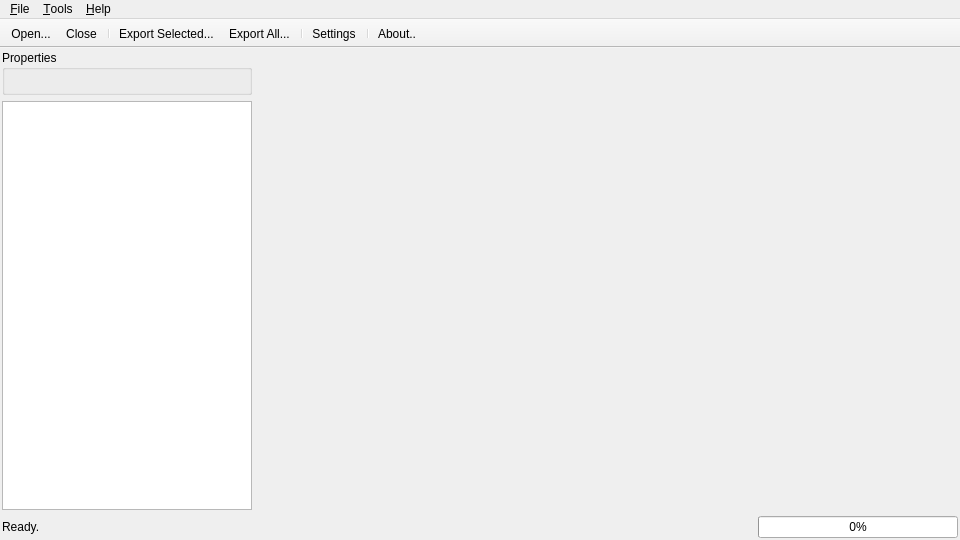
<?xml version="1.0" encoding="UTF-8"?>
<ui version="4.0">
 <class>MainWindow</class>
 <widget class="QMainWindow" name="MainWindow">
  <property name="geometry">
   <rect>
    <x>0</x>
    <y>0</y>
    <width>960</width>
    <height>540</height>
   </rect>
  </property>
  <property name="minimumSize">
   <size>
    <width>480</width>
    <height>360</height>
   </size>
  </property>
  <property name="contextMenuPolicy">
   <enum>Qt::NoContextMenu</enum>
  </property>
  <property name="acceptDrops">
   <bool>true</bool>
  </property>
  <property name="windowTitle">
   <string>Swiff Spy</string>
  </property>
  <property name="documentMode">
   <bool>true</bool>
  </property>
  <widget class="QWidget" name="centralWidget">
   <layout class="QGridLayout" name="gridLayout">
    <property name="margin">
     <number>2</number>
    </property>
    <item row="0" column="0">
     <widget class="QGroupBox" name="gbProperties">
      <property name="sizePolicy">
       <sizepolicy hsizetype="Preferred" vsizetype="Maximum">
        <horstretch>0</horstretch>
        <verstretch>0</verstretch>
       </sizepolicy>
      </property>
      <property name="maximumSize">
       <size>
        <width>250</width>
        <height>16777215</height>
       </size>
      </property>
      <property name="title">
       <string>Properties</string>
      </property>
      <layout class="QFormLayout" name="layoutProperties">
       <property name="fieldGrowthPolicy">
        <enum>QFormLayout::ExpandingFieldsGrow</enum>
       </property>
      </layout>
     </widget>
    </item>
    <item row="0" column="1" rowspan="2">
     <widget class="PreviewWidget" name="pwMain" native="true">
      <property name="sizePolicy">
       <sizepolicy hsizetype="Expanding" vsizetype="Expanding">
        <horstretch>0</horstretch>
        <verstretch>0</verstretch>
       </sizepolicy>
      </property>
     </widget>
    </item>
    <item row="1" column="0">
     <widget class="QTreeWidget" name="twItems">
      <property name="sizePolicy">
       <sizepolicy hsizetype="Preferred" vsizetype="Expanding">
        <horstretch>0</horstretch>
        <verstretch>0</verstretch>
       </sizepolicy>
      </property>
      <property name="maximumSize">
       <size>
        <width>250</width>
        <height>16777215</height>
       </size>
      </property>
      <property name="selectionMode">
       <enum>QAbstractItemView::ExtendedSelection</enum>
      </property>
      <property name="iconSize">
       <size>
        <width>32</width>
        <height>32</height>
       </size>
      </property>
      <attribute name="headerVisible">
       <bool>false</bool>
      </attribute>
      <attribute name="headerVisible">
       <bool>false</bool>
      </attribute>
      <column>
       <property name="text">
        <string notr="true">1</string>
       </property>
      </column>
     </widget>
    </item>
    <item row="2" column="0" colspan="2">
     <layout class="QHBoxLayout" name="horizontalLayout">
      <item>
       <widget class="QLabel" name="lblStatus">
        <property name="sizePolicy">
         <sizepolicy hsizetype="Expanding" vsizetype="Fixed">
          <horstretch>0</horstretch>
          <verstretch>0</verstretch>
         </sizepolicy>
        </property>
        <property name="text">
         <string>Ready.</string>
        </property>
       </widget>
      </item>
      <item>
       <widget class="QProgressBar" name="pbProgress">
        <property name="sizePolicy">
         <sizepolicy hsizetype="Minimum" vsizetype="Fixed">
          <horstretch>0</horstretch>
          <verstretch>0</verstretch>
         </sizepolicy>
        </property>
        <property name="minimumSize">
         <size>
          <width>200</width>
          <height>0</height>
         </size>
        </property>
        <property name="value">
         <number>0</number>
        </property>
       </widget>
      </item>
     </layout>
    </item>
   </layout>
  </widget>
  <widget class="QToolBar" name="toolBar">
   <property name="windowTitle">
    <string>toolBar</string>
   </property>
   <property name="movable">
    <bool>false</bool>
   </property>
   <property name="iconSize">
    <size>
     <width>32</width>
     <height>32</height>
    </size>
   </property>
   <property name="toolButtonStyle">
    <enum>Qt::ToolButtonTextUnderIcon</enum>
   </property>
   <property name="floatable">
    <bool>false</bool>
   </property>
   <attribute name="toolBarArea">
    <enum>TopToolBarArea</enum>
   </attribute>
   <attribute name="toolBarBreak">
    <bool>false</bool>
   </attribute>
   <addaction name="actionOpen"/>
   <addaction name="actionClose"/>
   <addaction name="separator"/>
   <addaction name="actionExportSelected"/>
   <addaction name="actionExportAll"/>
   <addaction name="separator"/>
   <addaction name="actionSettings"/>
   <addaction name="separator"/>
   <addaction name="actionAbout"/>
  </widget>
  <widget class="QMenuBar" name="menuBar">
   <property name="geometry">
    <rect>
     <x>0</x>
     <y>0</y>
     <width>960</width>
     <height>19</height>
    </rect>
   </property>
   <widget class="QMenu" name="menu_File">
    <property name="title">
     <string>&amp;File</string>
    </property>
    <addaction name="actionOpen"/>
    <addaction name="separator"/>
    <addaction name="actionExportSelected"/>
    <addaction name="actionExportAll"/>
    <addaction name="separator"/>
    <addaction name="actionClose"/>
   </widget>
   <widget class="QMenu" name="menu_Help">
    <property name="title">
     <string>&amp;Help</string>
    </property>
    <addaction name="actionAbout"/>
   </widget>
   <widget class="QMenu" name="menu_Tools">
    <property name="title">
     <string>&amp;Tools</string>
    </property>
    <addaction name="actionSettings"/>
   </widget>
   <addaction name="menu_File"/>
   <addaction name="menu_Tools"/>
   <addaction name="menu_Help"/>
  </widget>
  <action name="actionOpen">
   <property name="icon">
    <iconset resource="../resources.qrc">
     <normaloff>:/icons/document-open.png</normaloff>:/icons/document-open.png</iconset>
   </property>
   <property name="text">
    <string>Open...</string>
   </property>
   <property name="iconText">
    <string>Open...</string>
   </property>
   <property name="shortcut">
    <string>Ctrl+O</string>
   </property>
  </action>
  <action name="actionAbout">
   <property name="icon">
    <iconset resource="../resources.qrc">
     <normaloff>:/icons/help-about.png</normaloff>:/icons/help-about.png</iconset>
   </property>
   <property name="text">
    <string>About...</string>
   </property>
   <property name="iconText">
    <string>About..</string>
   </property>
   <property name="toolTip">
    <string>About</string>
   </property>
  </action>
  <action name="actionClose">
   <property name="icon">
    <iconset resource="../resources.qrc">
     <normaloff>:/icons/document-close.png</normaloff>:/icons/document-close.png</iconset>
   </property>
   <property name="text">
    <string>Close</string>
   </property>
  </action>
  <action name="actionExportSelected">
   <property name="icon">
    <iconset resource="../resources.qrc">
     <normaloff>:/icons/document-export.png</normaloff>:/icons/document-export.png</iconset>
   </property>
   <property name="text">
    <string>Export Selected...</string>
   </property>
   <property name="iconText">
    <string>Export Selected...</string>
   </property>
  </action>
  <action name="actionExportAll">
   <property name="icon">
    <iconset resource="../resources.qrc">
     <normaloff>:/icons/document-export.png</normaloff>:/icons/document-export.png</iconset>
   </property>
   <property name="text">
    <string>Export All...</string>
   </property>
   <property name="iconText">
    <string>Export All...</string>
   </property>
  </action>
  <action name="actionSettings">
   <property name="icon">
    <iconset resource="../resources.qrc">
     <normaloff>:/icons/configure.png</normaloff>:/icons/configure.png</iconset>
   </property>
   <property name="text">
    <string>&amp;Settings</string>
   </property>
  </action>
 </widget>
 <layoutdefault spacing="6" margin="11"/>
 <customwidgets>
  <customwidget>
   <class>PreviewWidget</class>
   <extends>QWidget</extends>
   <header>PreviewWidget.h</header>
   <container>1</container>
  </customwidget>
 </customwidgets>
 <resources>
  <include location="../resources.qrc"/>
 </resources>
 <connections/>
</ui>
